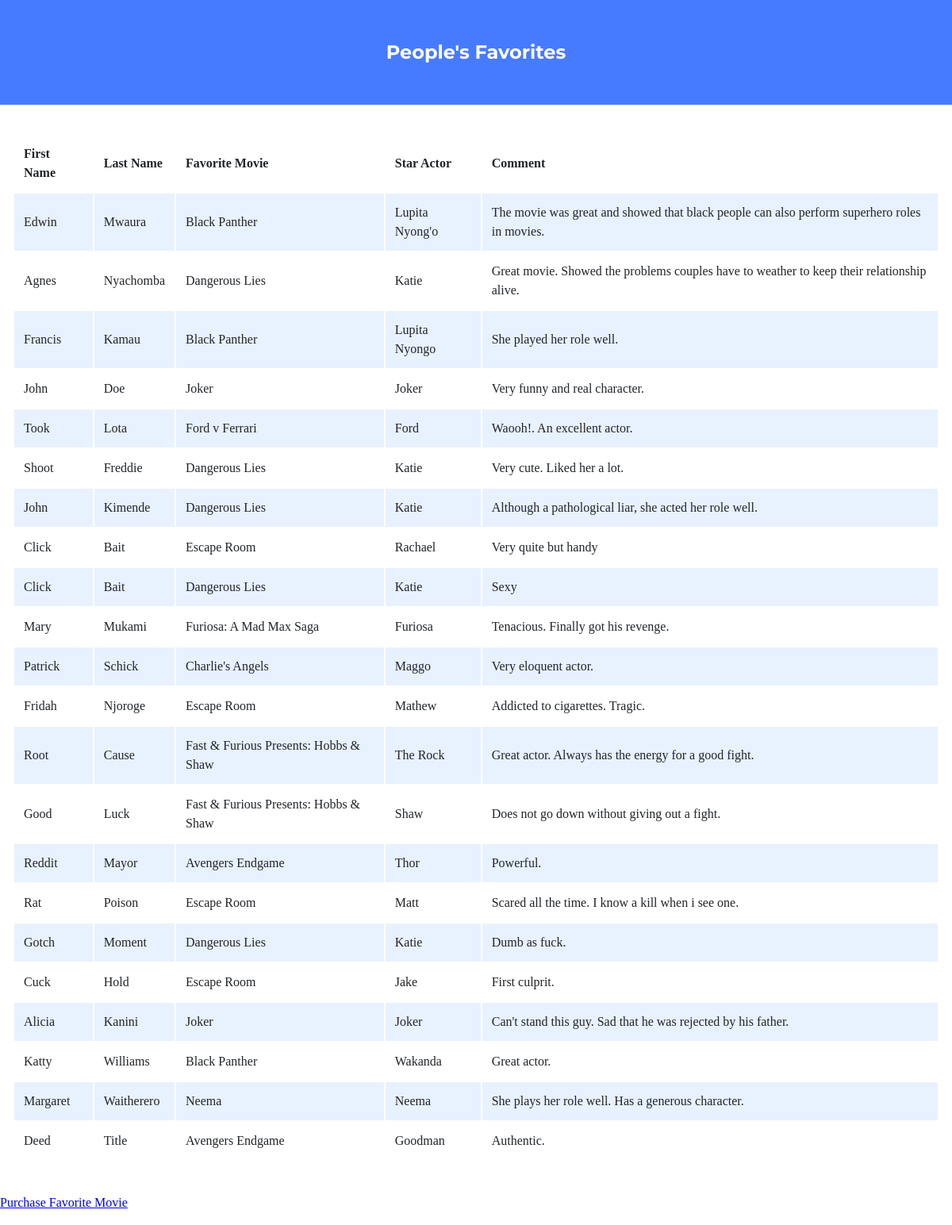
Screenshot of /submitted with the database file from the repository.
### tables this page shows
CREATE TABLE movies (id INTEGER PRIMARY KEY AUTOINCREMENT, first_name TEXT NOT NULL, last_name TEXT NOT NULL, movie_name TEXT NOT NULL, actor_name TEXT NOT NULL, comment TEXT NOT NULL);

### app.py (the view)
@app.route("/submitted")
def submitted():
    with get_connection() as conn:
        movies = conn.execute("SELECT * FROM movies").fetchall()
    return render_template("submitted.html", movies=movies)

### app.py (called while the page is built)
def get_connection():
    if not hasattr(thread_local, "db"):
        thread_local.db = sqlite3.connect("movies.db", check_same_thread=False)
        thread_local.db.row_factory = sqlite3.Row  # Optional: allows accessing rows as dictionaries
    return thread_local.db

### templates/submitted.html
{% extends "layout.html"%}
{% block body %}
<div class="header">
    <h1>People's Favorites</h1>
</div>
<div class="section">
    <table>
        <thead>
            <tr>
                <th>First Name</th>
                <th>Last Name</th>
                <th>Favorite Movie</th>
                <th>Star Actor</th>
                <th>Comment</th>
            </tr>
        </thead>
        <tbody>
            {% for movie in movies %}
            <tr>
                <td>{{ movie.first_name }}</td>
                <td>{{ movie.last_name }}</td>
                <td>{{ movie.movie_name }}</td>
                <td>{{ movie.actor_name }}</td>
                <td>{{ movie.comment }}</td>
            </tr>
            {% endfor %}
        </tbody>
    </table>
</div>
<p><a href="{{ url_for('movies') }}">Purchase Favorite Movie</a></p>
{% endblock %}

### templates/layout.html (shortened to what this page needs)
<!DOCTYPE html>
<html lang="en">
<head>
    <link href="/static/styles.css" rel="stylesheet">
</head>
<body>
    {% block body%}
    {% endblock%}
</body>
</html>

### static/styles.css (style rules this page uses)
body { background-color: #fff; color: #212529; font-size: 1rem; font-weight: 400; line-height: 1.5; margin: 0; text-align: left; }
.header { background-color: #477bff; color: #fff; margin-bottom: 2rem; padding: 2rem 1rem; text-align: center; }
.section { padding-bottom: 0.5rem; padding-left: 1rem; padding-right: 1rem; padding-top: 0.25rem; }
h1 { font-family: 'Montserrat', sans-serif; font-size: 24px; }
table { background-color: transparent; margin-bottom: 1rem; width: 100%; }
table th, table td { padding: 0.75rem; vertical-align: middle; }
tbody tr:nth-of-type(odd) { background-color: rgb(179, 208, 255, 0.3) }

### rows the page displays
movies: first_name "Edwin", last_name "Mwaura", movie_name "Black Panther", actor_name "Lupita Nyong'o", comment "The movie was great and showed that black people can also perform superhero roles in movies."
movies: first_name "Agnes", last_name "Nyachomba", movie_name "Dangerous Lies", actor_name "Katie", comment "Great movie. Showed the problems couples have to weather to keep their relationship alive."
movies: first_name "Francis", last_name "Kamau", movie_name "Black Panther", actor_name "Lupita Nyongo", comment "She played her role well."
movies: first_name "John", last_name "Doe", movie_name "Joker", actor_name "Joker", comment "Very funny and real character."
movies: first_name "Took", last_name "Lota", movie_name "Ford v Ferrari", actor_name "Ford", comment "Waooh!. An excellent actor."
movies: first_name "Shoot", last_name "Freddie", movie_name "Dangerous Lies", actor_name "Katie", comment "Very cute. Liked her a lot."
movies: first_name "John", last_name "Kimende", movie_name "Dangerous Lies", actor_name "Katie", comment "Although a pathological liar, she acted her role well."
movies: first_name "Click", last_name "Bait", movie_name "Escape Room", actor_name "Rachael", comment "Very quite but handy"
movies: first_name "Click", last_name "Bait", movie_name "Dangerous Lies", actor_name "Katie", comment "Sexy"
movies: first_name "Mary", last_name "Mukami", movie_name "Furiosa: A Mad Max Saga", actor_name "Furiosa", comment "Tenacious. Finally got his revenge."
movies: first_name "Patrick", last_name "Schick", movie_name "Charlie's Angels", actor_name "Maggo", comment "Very eloquent actor."
movies: first_name "Fridah", last_name "Njoroge", movie_name "Escape Room", actor_name "Mathew", comment "Addicted to cigarettes. Tragic."
movies: first_name "Root", last_name "Cause", movie_name "Fast & Furious Presents: Hobbs & Shaw", actor_name "The Rock", comment "Great actor. Always has the energy for a good fight."
movies: first_name "Good", last_name "Luck", movie_name "Fast & Furious Presents: Hobbs & Shaw", actor_name "Shaw", comment "Does not go down without giving out a fight."
movies: first_name "Reddit", last_name "Mayor", movie_name "Avengers Endgame", actor_name "Thor", comment "Powerful."
movies: first_name "Rat", last_name "Poison", movie_name "Escape Room", actor_name "Matt", comment "Scared all the time. I know a kill when i see one."
movies: first_name "Gotch", last_name "Moment", movie_name "Dangerous Lies", actor_name "Katie", comment "Dumb as fuck."
movies: first_name "Cuck", last_name "Hold", movie_name "Escape Room", actor_name "Jake", comment "First culprit."
movies: first_name "Alicia", last_name "Kanini", movie_name "Joker", actor_name "Joker", comment "Can't stand this guy. Sad that he was rejected by his father."
movies: first_name "Katty", last_name "Williams", movie_name "Black Panther", actor_name "Wakanda", comment "Great actor."
movies: first_name "Margaret", last_name "Waitherero", movie_name "Neema", actor_name "Neema", comment "She plays her role well. Has a generous character."
movies: first_name "Deed", last_name "Title", movie_name "Avengers Endgame", actor_name "Goodman", comment "Authentic."
